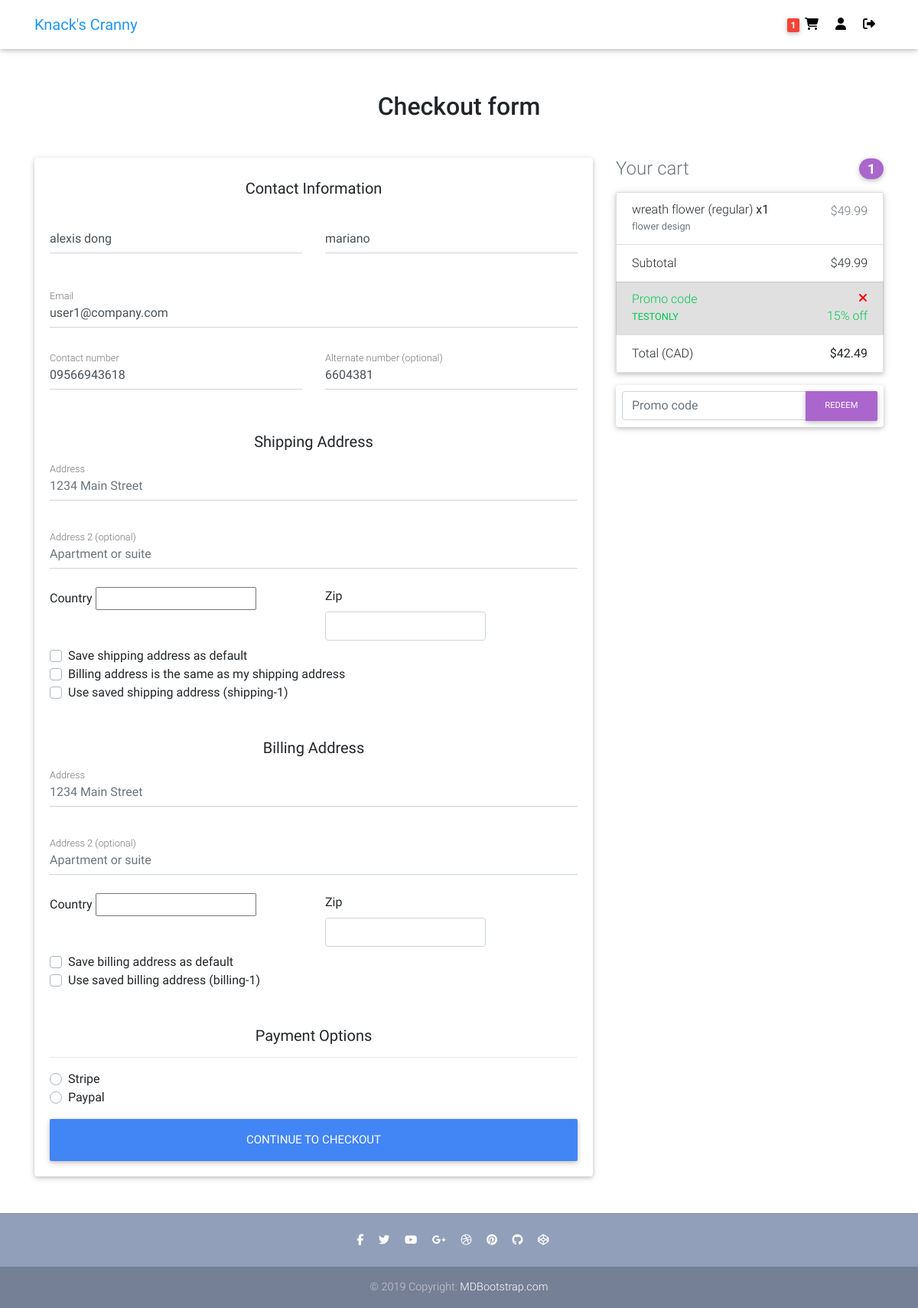
/checkout/ (signed in), run on an earlier commit of the app's database.
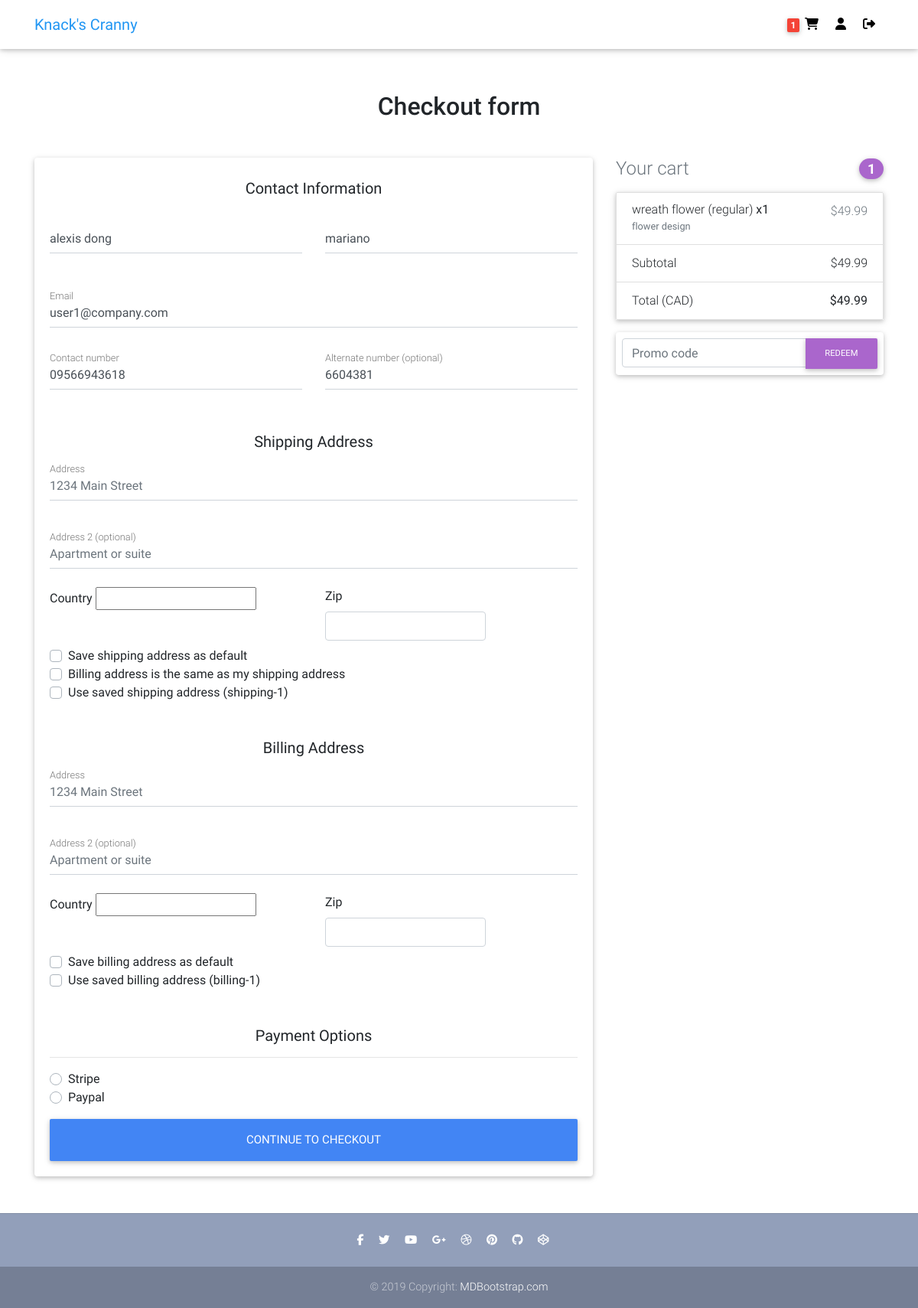
And on a later commit of the database.
### ecommerce/models.py (models this page shows, shortened)
class Order(models.Model):
    customer = models.ForeignKey(Customer, on_delete=models.SET_NULL, blank=True, null=True)
    reference_code = models.CharField(max_length=20, blank=True, null=True)
    shipping_address = models.ForeignKey(Address, related_name='shipping_address',
        on_delete=models.SET_NULL, blank=True, null=True)
    billing_address = models.ForeignKey(Address, related_name='billing_address',
        on_delete=models.SET_NULL, blank=True, null=True)
    payment = models.ForeignKey(Payment, on_delete=models.SET_NULL, blank=True, null=True)
    coupon = models.ForeignKey(Coupon, on_delete=models.SET_NULL, blank=True, null=True)
    date_added = models.DateTimeField(default=timezone.now)
    is_ordered = models.BooleanField(default=False)
    ordered_date = models.DateTimeField(blank=True, null=True)
    date_updated = models.DateTimeField(default=timezone.now)
    @property
    def get_cart_subtotal(self):
        order_items = self.orderitem_set.all()
        total = sum([item.get_total for item in order_items])
        return total
    @property
    def get_cart_total(self):
        order_items = self.orderitem_set.all()
        total = sum([item.get_total for item in order_items])
        if self.coupon:
            if self.coupon.fixed_amount:
                total -= self.coupon.fixed_amount
            elif self.coupon.percent_value:
                total = round(total - (total * (self.coupon.percent_value / 100)),2)
        return total
    @property
    def get_cart_items(self):
        order_items = self.orderitem_set.all()
        total = sum([item.quantity for item in order_items])
        return total
    @property
    def get_discount(self):
        if self.coupon.fixed_amount:
            return '-$'+str(self.coupon.fixed_amount)
        elif self.coupon.percent_value:
            return str(round(self.coupon.percent_value,0))+'% off'

class OrderItem(models.Model):
    item = models.ForeignKey(Variation, on_delete=models.SET_NULL, blank=True, null=True)
    order = models.ForeignKey(Order, on_delete=models.SET_NULL, blank=True, null=True)
    ordered_item_price = models.DecimalField(max_digits=6, decimal_places=2, null=True, blank=True)
    quantity = models.IntegerField(default=0, blank=True, null=True)
    date_added = models.DateTimeField(default=timezone.now)
    @property
    def get_total(self):
        total = self.item.price * self.quantity
        return total

### payment/models.py (models this page shows, shortened)
class Coupon(models.Model):
    code = models.CharField(max_length=20)
    fixed_amount = models.DecimalField(max_digits=4, decimal_places=2, blank=True, null=True)
    percent_value = models.DecimalField(max_digits=4, decimal_places=2, blank=True, null=True)
    quantity = models.IntegerField(blank=True, null=True)
    date_added = models.DateTimeField(default=timezone.now)
    date_updated = models.DateTimeField(default=timezone.now)
    date_expiration = models.DateTimeField(blank=True, null=True)

### items/models.py (models this page shows, shortened)
class Variation(models.Model):
    item = models.ForeignKey(Item, on_delete=models.CASCADE)
    name = models.CharField(max_length=100, default='regular')
    alias = models.CharField(max_length=150, blank=True, unique=True)
    price = models.DecimalField(max_digits=6, decimal_places=2, null=True, blank=True)
    price_discount = models.DecimalField(max_digits=6, decimal_places=2, null=True, blank=True)
    description = models.TextField(null=True, blank=True)
    inventory = models.PositiveIntegerField(default=0, blank=True)
    item_label = models.CharField(max_length=2, choices=ITEM_LABELS)
    active = models.BooleanField(default=True)
    date_added = models.DateTimeField(default=timezone.now)
    date_updated = models.DateTimeField(default=timezone.now)

### users/models.py (models this page shows, shortened)
class Customer(models.Model):
    user = models.OneToOneField(User, on_delete=models.SET_NULL, blank=True, null=True)
    session_id = models.CharField(max_length=32, blank=True, null=True)
    first_name = models.CharField(max_length=50, blank=True, null=True)
    last_name = models.CharField(max_length=50, blank=True, null=True)
    email = models.EmailField(max_length=100, blank=True, null=True)
    contact1 = models.CharField(max_length=30, blank=True, null=True)
    contact2 = models.CharField(max_length=30, blank=True, null=True)
    date_added = models.DateTimeField(default=timezone.now)
    date_updated = models.DateTimeField(default=timezone.now)
    image = models.ImageField(default=f'default_profile.png', upload_to='profile_pics')

### ecommerce/views.py (the view, shortened to what this page needs)
# urls.py: path('checkout/', views.checkout, name='checkout'),
def checkout(request):
    customer = query_customer(request)
    order = Order.objects.filter(customer=customer, is_ordered=False).first()
    print('CUSTOMER ID:', customer.id)
    shipping_address = Address.objects.filter(customer=customer, address_type='S', default=True)
    billing_address = Address.objects.filter(customer=customer, address_type='B', default=True)
    if request.method == 'GET':
        form = CheckoutForm()
        coupon_form = CouponForm()
        items = order.orderitem_set.all()
        if items:
            context = {
                'items': items,
                'order': order,
                'form': form,
                'coupon_form': coupon_form,
                'display_coupon_form': True
            }
            if shipping_address.exists():
                print('SHIPPING ADDRESS EXISTS')
                context['shipping_address'] = shipping_address.first()
            else:
                print('SHIPPING ADDRESS DOES NOT EXISTS')
            if billing_address.exists():
                context['billing_address'] = billing_address.first()
            return render(request, 'ecommerce/checkout.html', context)
        else:
            messages.warning(request, f'You do not have an active order')
            return redirect('ecommerce:cart')

### payment/forms.py
class CouponForm(forms.Form):
    code = forms.CharField(required=False, max_length=20, widget=forms.TextInput(
        attrs={
            'class': 'form-control',
            'placeholder': 'Promo code'
        }))

### ecommerce/templatetags/cart_items_count.py (called while the page is built)
@register.filter
def cart_items_count(request):
    customer = query_customer(request)
    order = Order.objects.filter(customer=customer, is_ordered=False)
    if order.exists():
        return order.first().get_cart_items
    return None

### ecommerce/views.py (called while the page is built)
def query_customer(request):
    if request.user.is_authenticated:
        return Customer.objects.filter(user=request.user).first()
    else:
        return get_session(request)

### ecommerce/templates/ecommerce/checkout.html (shortened to what the changed rows need)
{% extends "ecommerce/base.html" %}
{% block content %}
<main class="mt-5 pt-4">
  <div class="container">
    <h2 class="my-5 h2 text-center">Checkout form</h2>
    <div class="row">
      <div class="col-md-8 mb-4">
        <div class="card">
          <form class="card-body" method="POST">
            <div class="row mb-4">
              <div class="col-md-6 mb-2">
                <div class="md-form ">
                  <input type="text" id="contact1" class="form-control" name="contact1" value="{{ order.customer.contact1 }}">
                  <label for="contact1" class="">Contact number</label>
                </div>
              </div>
              <div class="col-md-6 mb-2">
                <div class="md-form ">
                  <input type="text" id="contact2" class="form-control" name="contact2" value="{{ order.customer.contact2 }}">
                  <label for="contact2" class="">Alternate number (optional)</label>
                </div>
              </div>
            </div>
          </form>
        </div>
      </div>
      <div class="col-md-4 mb-4">
        {% include "payment/summary.html" %}
      </div>
    </div>
  </div>
</main>
{% endblock content %}

### payment/templates/payment/summary.html (shortened to what this page needs)
<h4 class="d-flex justify-content-between align-items-center mb-3">
  <span class="text-muted">Your cart</span>
  <span class="badge badge-secondary badge-pill">{{ order.get_cart_items }}</span>
</h4>
<ul class="list-group mb-3 z-depth-1">
  {% for item in items %}
  <li class="list-group-item d-flex justify-content-between lh-condensed">
    <div>
      <h6 class="my-0">{{ item.item.item.name|truncatechars:20 }} ({{ item.item.name }})
        <strong>x{{ item.quantity }}</strong></h6>
      <small class="text-muted">{{ item.item.description|truncatechars:35  }}</small>
    </div>
    <span class="text-muted">${{ item.item.price }}</span>
  </li>
  {% endfor %}
  <li class="list-group-item d-flex justify-content-between">
    <span>Subtotal</span>
    ${{ order.get_cart_subtotal }}
  </li>
  {% if order.coupon %}
    <li class="list-group-item bg-light">
      <div class="row text-success">
        <div class="col-6">
          <h6 class="my-0">Promo code</h6>
        </div>
        <div class="col-6 text-right">
          <a data-toggle="modal" href="#remove-coupon" style='color: red;'>
            <i class="fas fa-times float-right"></i>
          </a>
        </div>
      </div>
      <div class="row text-success">
        <div class="col-6">
          <small>{{ order.coupon.code }}</small>
        </div>
        <div class="col-6 text-right">
          {{ order.get_discount }}
        </div>
      </div>
    </li>
  {% endif %}
  <li class="list-group-item d-flex justify-content-between">
    <span>Total (CAD)</span>
    <strong>${{ order.get_cart_total }}</strong>
  </li>
</ul>
{% if display_coupon_form %}
  <form class="card p-2" action="{% url 'payment:add-coupon' %}" method="POST">
    <div class="input-group">
        {{ coupon_form.code }}
      <div class="input-group-append">
        <button class="btn btn-secondary btn-md waves-effect m-0" type="submit">Redeem</button>
      </div>
    </div>
  </form>
{% endif %}

What changed in the data, as far as the page shows it:
changed Order: get_cart_total "42.49" → "49.99"; coupon_id 1 → empty (drawn); coupon.code "TESTONLY" → (not shown); get_discount "15% off" → (not shown)
Also different on the page:
text no longer shown: "Promo code"
